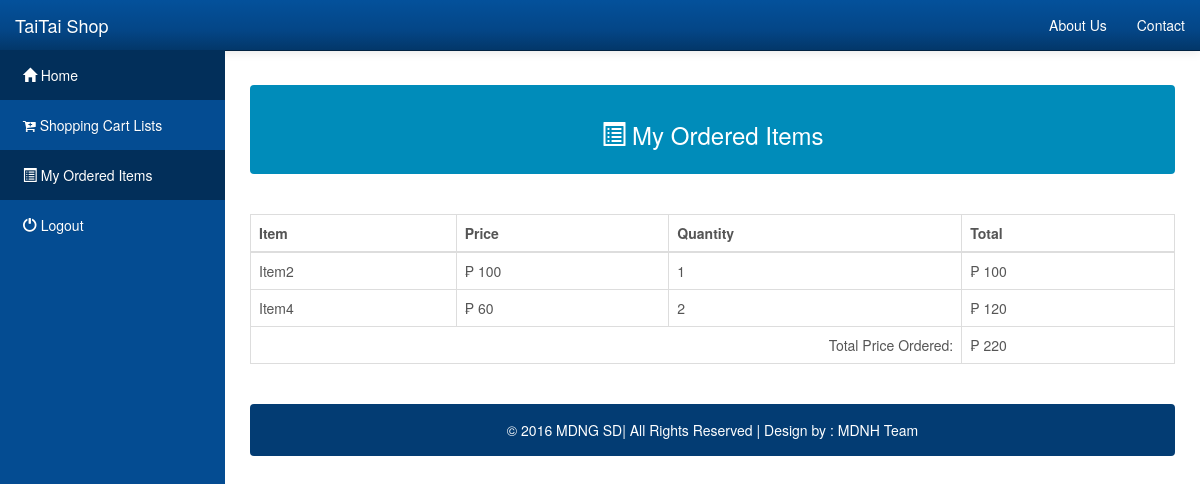
/orders.php (signed in), run on the app's committed database.
### tables this page shows
CREATE TABLE `orderdetails` (
  `order_id` int(10) UNSIGNED NOT NULL,
  `user_id` int(11) NOT NULL DEFAULT 0,
  `order_name` varchar(1000) NOT NULL DEFAULT '',
  `order_price` double NOT NULL DEFAULT 0,
  `order_quantity` int(10) UNSIGNED NOT NULL DEFAULT 0,
  `order_total` double NOT NULL DEFAULT 0,
  `order_status` varchar(45) NOT NULL DEFAULT '',
  `order_date` date NOT NULL DEFAULT '0000-00-00'
);

### orders.php (the view, shortened to what this page needs)
<!DOCTYPE html>
<html lang="en">
<head>
    <link rel="stylesheet" type="text/css" href="bootstrap/css/bootstrap.min.css" />
    <link rel="stylesheet" type="text/css" href="font-awesome/css/font-awesome.min.css" />
    <link rel="stylesheet" type="text/css" href="css/local.css" />
</head>
<body>
    <div id="wrapper">
        <nav class="navbar navbar-inverse navbar-fixed-top" role="navigation">
            <div class="navbar-header">
                <a class="navbar-brand" href="index.php">TaiTai Shop</a>
            </div>
            <div class="collapse navbar-collapse navbar-ex1-collapse">
                <ul class="nav navbar-nav side-nav">
                    <li class="active">
                        <?php
                        if (isset($_SESSION['phone_num'])) {
                            echo "<a href='index.php'> &nbsp; <span class='glyphicon glyphicon-home'></span> Home</a>";
                        } else {
                            echo "<a href='index.php'> &nbsp; <span class='glyphicon glyphicon-shopping-cart'></span> Shop Now</a>";
                        }
                        ?>
                    </li>
                    <li>
                        <?php
                        if (isset($_SESSION['phone_num'])) {
                            echo " <a href='cart_items.php'> &nbsp; <span class='fa fa-cart-plus'></span> Shopping Cart Lists</a>";
                        } else {
                            echo "  <button class='sign_up'value='btn' type='button' href='index.php'> &nbsp; <span class='fa fa-cart-plus'></span>Sign Up</button>";
                        }
                        ?>
                    </li>
                    <li class="active">
                        <?php
                        if (isset($_SESSION['phone_num'])) {
                            echo "<a href='orders.php'> &nbsp; <span class='glyphicon glyphicon-list-alt'></span> My Ordered Items</a>";
                        } else {
                            echo "<a href='user_login.php'> &nbsp; <span class='glyphicon glyphicon-list-alt'></span> Login</a>";
                        }
                        ?>
                    </li>
                    <li>
                        <?php
                        if (isset($_SESSION['phone_num'])) {
                            echo "<a href='logout.php'> &nbsp; <span class='glyphicon glyphicon-off'></span> Logout</a>";
                        }
                        ?>
                    </li>
                </ul>
                <ul class="nav navbar-nav navbar-right navbar-user">
                    <li class="dropdown messages-dropdown">
                        <a href="#">About Us</a>
                    </li>
                    <li class="dropdown user-dropdown">
                        <a href="#" class="dropdown-toggle" data-toggle="dropdown"> Contact </b></a>
                    </li>
                </ul>
            </div>
        </nav>
        <div id="page-wrapper">
            <div class="alert alert-default" style="color:white;background-color:#008CBA">
                <center>
                    <h3> <span class="glyphicon glyphicon-list-alt"></span> My Ordered Items</h3>
                </center>
            </div>
            <br />
            <div class="table-responsive">
                <table class="display table table-bordered" id="example" cellspacing="0" width="100%">
                    <thead>
                        <tr>
                            <th>Item</th>
                            <th>Price</th>
                            <th>Quantity</th>
                            <th>Total</th>
                        </tr>
                    </thead>
                    <tbody>
                        <?php
                        include("db_conection.php");
                        $user_id =  $_SESSION["phone_num"];
                        $sql = "SELECT * FROM orderdetails where order_status='Ordered' and user_id='$user_id'";
                        $execute = mysqli_query($conn, $sql);
                        if ($execute->num_rows > 0) {
                            while ($rows = mysqli_fetch_assoc($execute)) {
                                $order_name = $rows['order_name'];
                                $order_price = $rows['order_price'];
                                $order_quantity = $rows['order_quantity'];
                                $order_total = $rows['order_total'];
                        ?>
                                <tr>
                                    <td><?php echo $order_name; ?></td>
                                    <td>&#8369; <?php echo $order_price; ?> </td>
                                    <td><?php echo $order_quantity; ?></td>
                                    <td>&#8369; <?php echo $order_total; ?> </td>
                                </tr>
                            <?php
                            }
                            $sql_order = "select sum(order_total) as totalx from orderdetails where user_id=$user_id and order_status='Ordered'";
                            $execute = mysqli_query($conn, $sql_order);
                            if ($execute) {
                                $row = mysqli_fetch_assoc($execute);
                                echo "<tr>";
                                echo "<td colspan='3' align='right'>Total Price Ordered:";
                                echo "</td>";
                                echo "<td>&#8369; " . $row['totalx'];
                                echo "</td>";
                                echo "</tr>";
                                echo "</tbody>";
                                echo "</table>";
                                echo "</div>";
                                echo "<br />";
                                echo '<div class="alert alert-default" style="background-color:#033c73;">
                       <p style="color:white;text-align:center;">
                       &copy 2016 MDNG SD| All Rights Reserved |  Design by : MDNH Team
						</p>
                    </div>
	</div>';
                                echo "</div>";
                            }
                        }
                        ?>
</body>
</html>

### css/local.css (style rules this page uses)
#wrapper { padding-left: 0; }
#page-wrapper { width: 100%; padding: 5px 15px; }
body { font-family: "Helvetica Neue", Helvetica, Arial, sans-serif; font-size: 14px; line-height: 1.42857143; color: #555555; background-color: #ffffff; }
.navbar-inverse { background-color: #033c73; border-color: #022f5a; }
.navbar-inverse .navbar-brand { color: #ffffff; }
.navbar-inverse .navbar-nav > li > a { color: #ffffff; }
.navbar-inverse .navbar-nav > .active > a, .navbar-inverse .navbar-nav > .active > a:hover, .navbar-inverse .navbar-nav > .active > a:focus { color: #ffffff; background-color: #022f5a; }
.navbar-inverse .navbar-collapse, .navbar-inverse .navbar-form { border-color: #022a50; }
.navbar { background-image: -webkit-linear-gradient(#54b4eb, #2fa4e7 60%, #1d9ce5); background-image: linear-gradient(#54b4eb, #2fa4e7 60%, #1d9ce5); background-repeat: no-repeat; filter: progid:DXImageTransform.Microsoft.gradient(startColorstr='#ff54b4eb', endColorstr='#ff1d9ce5', GradientType=0); border-bottom: 1px solid #178acc; filter: none; -webkit-box-shadow: 0 1px 10px rgba(0, 0, 0, 0.1); box-shadow: 0 1px 10px rgba(0, 0, 0, 0.1); }
.navbar .navbar-nav > li > a, .navbar-brand { text-shadow: 0 1px 0 rgba(0, 0, 0, 0.1); }
.navbar-inverse { background-image: -webkit-linear-gradient(#04519b, #044687 60%, #033769); background-image: linear-gradient(#04519b, #044687 60%, #033769); background-repeat: no-repeat; filter: progid:DXImageTransform.Microsoft.gradient(startColorstr='#ff04519b', endColorstr='#ff033769', GradientType=0); filter: none; border-bottom: 1px solid #022241; }
.clearfix:before, .clearfix:after, .container:before, .container:after, .container-fluid:before, .container-fluid:after, .row:before, .row:after, .form-horizontal .form-group:before, .form-horizontal .form-group:after, .btn-toolbar:before, .btn-toolbar:after, .btn-group-vertical > .btn-group:before, .btn-group-vertical > .btn-group:after, .nav:before, .nav:after, .navbar:before, .navbar:after, .navbar-header:before, .navbar-header:after, .navbar-collapse:before, .navbar-collapse:after, .pager:before, .pager:after, .panel-body:before, .panel-body:after, .modal-footer:before, .modal-footer:after { content: " "; display: table; }
.clearfix:after, .container:after, .container-fluid:after, .row:after, .form-horizontal .form-group:after, .btn-toolbar:after, .btn-group-vertical > .btn-group:after, .nav:after, .navbar:after, .navbar-header:after, .navbar-collapse:after, .pager:after, .panel-body:after, .modal-footer:after { clear: both; }
a { color: #2fa4e7; text-decoration: none; }
@media (min-width:768px) { #wrapper { padding-left: 225px; } }
@media (min-width:768px) { #page-wrapper { padding: 15px 25px; } }
@media (min-width:768px) { .side-nav { margin-left: -225px; left: 225px; width: 225px; position: fixed; top: 50px; height: 100%; border-radius: 0; border: none; background-color: #044C92; overflow-y: auto; } }
@media (min-width:768px) { .side-nav>li>a { width: 225px; } }
@media (min-width:768px) { .navbar-collapse { padding-left: 15px !important; padding-right: 15px !important; } }

### data on the page
orderdetails: order_name "Item2", order_price "100", order_quantity "1", order_total "100"
orderdetails: order_name "Item4", order_price "60", order_quantity "2", order_total "120"

### other printed values
$row['totalx'] "220"
